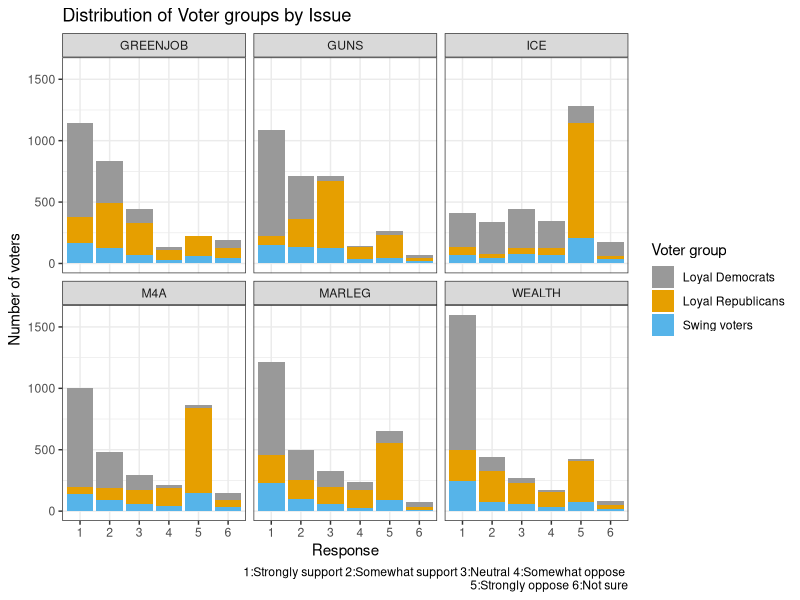
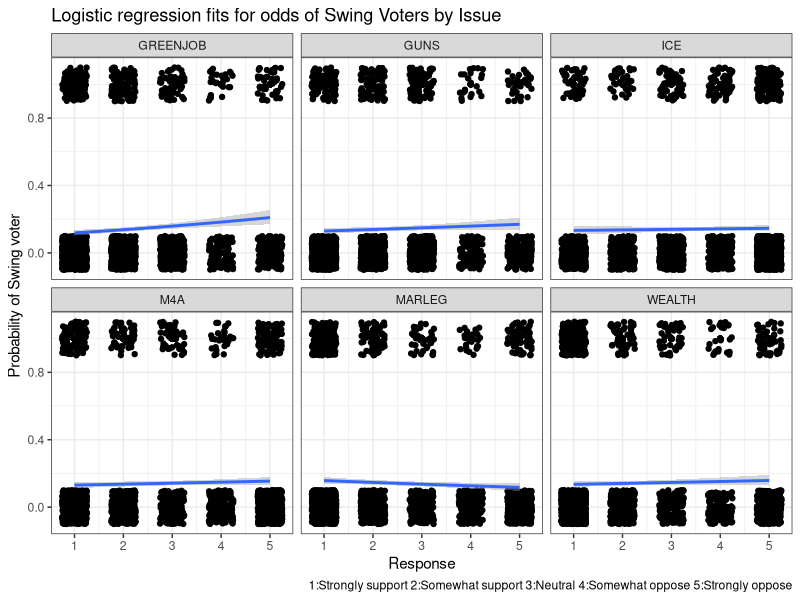
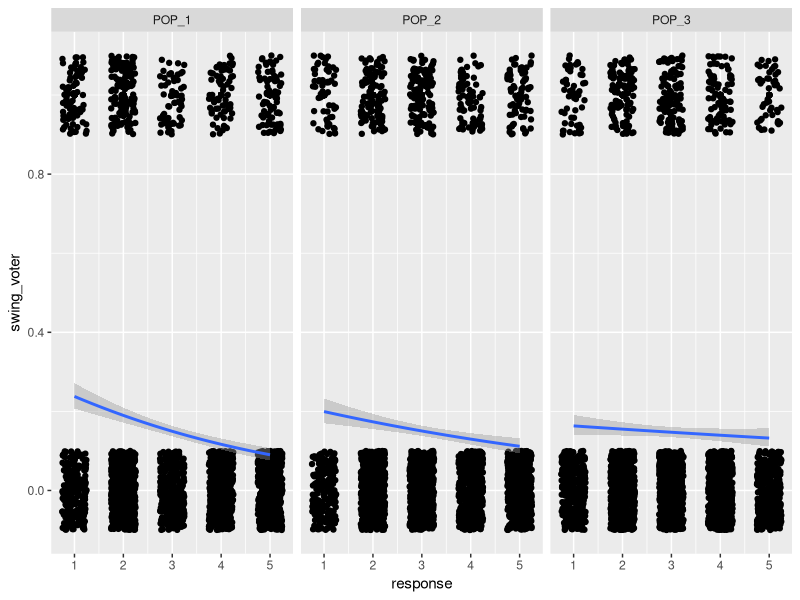

The R source for these figures, in order:
## ---- chunk 1
knitr::opts_chunk$set(echo = FALSE, tidy = TRUE, warning = FALSE, message = FALSE)
## ---- chunk 2
library(tidyverse)
library(broom)
library(arm)
cb_palette = c("#999999", "#E69F00", "#56B4E9", "#009E73", "#F0E442", "#0072B2", "#D55E00", "#CC79A7")
## ---- chunk 3
WTHH_full = read_csv("DFP_WTHH_release.csv")
WTHH = WTHH_full[c("presvote16post", "house3", "weight_DFP", "M4A", "GREENJOB", "WEALTH", "MARLEG", "ICE", "GUNS", "POP_1", "POP_2", "POP_3")]
## ---- chunk 4
WTHH$grp <- ifelse(WTHH$presvote16post==1 & WTHH$house3==1, "Loyal Democrats", ifelse(WTHH$presvote16post==2 & WTHH$house3==2, "Loyal Republicans", ifelse(!(WTHH$presvote16post %in% c(7,NA)), "Swing voters", NA)))
WTHH$swing_bhv <- ifelse(WTHH$grp=="Swing voters", ifelse(WTHH$house3==1, "Switch to D", ifelse(WTHH$house3==2, "Switch to R", "Others")), NA)

# cols <- c("presvote16post", "house3", "M4A", "GREENJOB", "WEALTH", "MARLEG", "ICE", "GUNS", "POP_1", "POP_2", "POP_3", "grp", "swing_bhv")
# WTHH[cols] <- lapply(WTHH[cols], factor)
## ---- chunk 5
WTHH.long = gather(WTHH, key="issue", value="response",
                   c("M4A", "GREENJOB", "WEALTH", "MARLEG", "ICE", "GUNS"))
cols <- c("issue", "response")
WTHH.long[cols] <- lapply(WTHH.long[cols], factor)
WTHH.long <- WTHH.long[c("issue", "response", "grp", "weight_DFP")]
WTHH.long <- WTHH.long[!is.na(WTHH.long$response) & !is.na(WTHH.long$grp),]
## ---- chunk 6
ggplot(WTHH.long, aes(x=response)) + stat_count(aes(fill=grp, weight=weight_DFP)) +
  facet_wrap(~issue) + scale_fill_manual(values=cb_palette) +
  labs(fill="Voter group", caption="1:Strongly support 2:Somewhat support 3:Neutral 4:Somewhat oppose \n5:Strongly oppose 6:Not sure") +
  ggtitle("Distribution of Voter groups by Issue") +
  xlab("Response") + ylab("Number of voters") +
  theme_bw()
## ---- chunk 7
WTHH$swing_voter = ifelse(WTHH$grp=="Swing voters", 1, ifelse(is.na(WTHH$grp), NA, 0))
WTHH.issue = WTHH[c("GREENJOB", "GUNS", "ICE", "M4A", "MARLEG", "WEALTH", "weight_DFP", "swing_voter")]
## ---- chunk 8
WTHH.issue <- WTHH.issue[rowSums(WTHH.issue[,c(1,2,3,4,5,6)] == 6) == 0,]
WTHH.issue <- WTHH.issue[complete.cases(WTHH.issue),]
## ---- chunk 9
WTHH.issue.long = gather(WTHH.issue, key="issue", value="response",
                   c("M4A", "GREENJOB", "WEALTH", "MARLEG", "ICE", "GUNS"))
ggplot(WTHH.issue.long, aes(x=response, y=swing_voter)) + geom_point(alpha=0.4) +
  geom_jitter(height=0.1, width=0.25) +
  geom_smooth(method = "glm", method.args = list(family = "binomial")) +
  facet_wrap(~issue) +
  labs(caption="1:Strongly support 2:Somewhat support 3:Neutral 4:Somewhat oppose 5:Strongly oppose") +
  ggtitle("Logistic regression fits for odds of Swing Voters by Issue") +
  xlab("Response") + ylab("Probability of Swing voter") +
  theme_bw()
## ---- chunk 10
WTHH.issue.logit1 <- glm(swing_voter ~ GREENJOB + GUNS + ICE + M4A + MARLEG + WEALTH, weights=weight_DFP, family="quasibinomial", data=WTHH.issue)
display(WTHH.issue.logit1)
## ---- chunk 11
WTHH.issue.logit <- glm(swing_voter ~ GREENJOB + MARLEG, weights=weight_DFP, family="quasibinomial", data=WTHH.issue)
display(WTHH.issue.logit)
## ---- chunk 12
WTHH.pop = WTHH[c("POP_1", "POP_2", "POP_3", "weight_DFP", "swing_voter")]
## ---- chunk 13
WTHH.pop <- WTHH.pop[rowSums(WTHH.pop[,c(1,2,3)] == 6) == 0,]
WTHH.pop <- WTHH.pop[complete.cases(WTHH.pop),]
## ---- chunk 14
WTHH.issue.logit3 <- glm(swing_voter ~ GREENJOB * GUNS * ICE * M4A * MARLEG * WEALTH, weights=weight_DFP, family="quasibinomial", data=WTHH.issue)
display(WTHH.issue.logit3)
## ---- chunk 15
WTHH.pop.long = gather(WTHH.pop, key="populism", value="response",
                   c("POP_1", "POP_2", "POP_3"))
ggplot(WTHH.pop.long, aes(x=response, y=swing_voter)) + geom_point(alpha=0.4) +
  geom_jitter(height=0.1, width=0.25) +
  geom_smooth(method = "glm", method.args = list(family = "binomial")) +
  facet_wrap(~populism)
